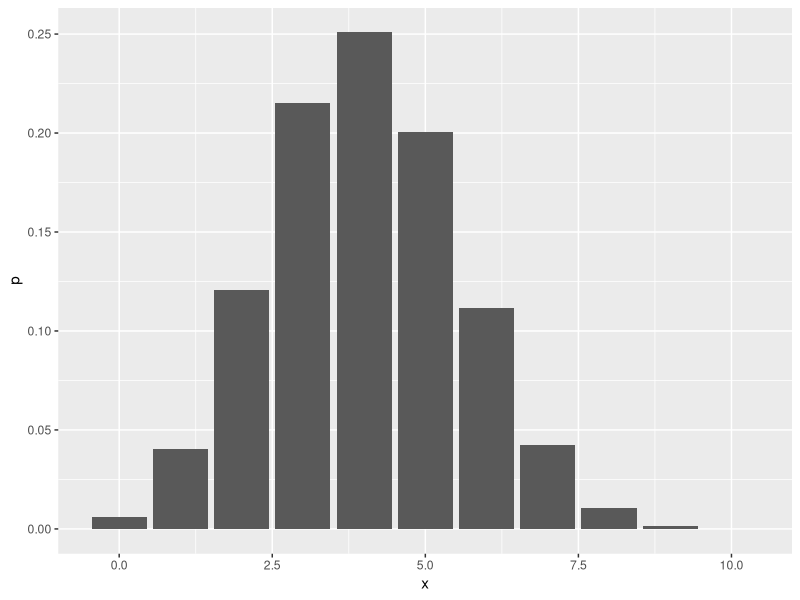
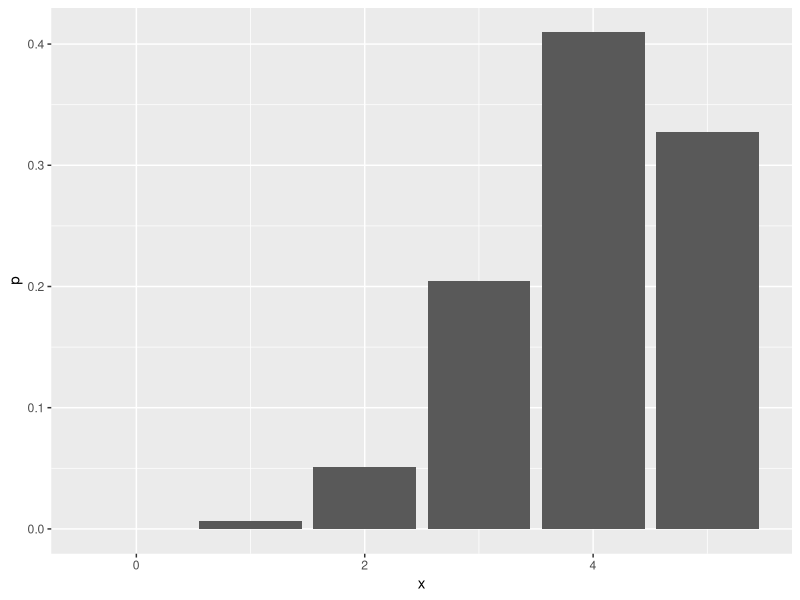
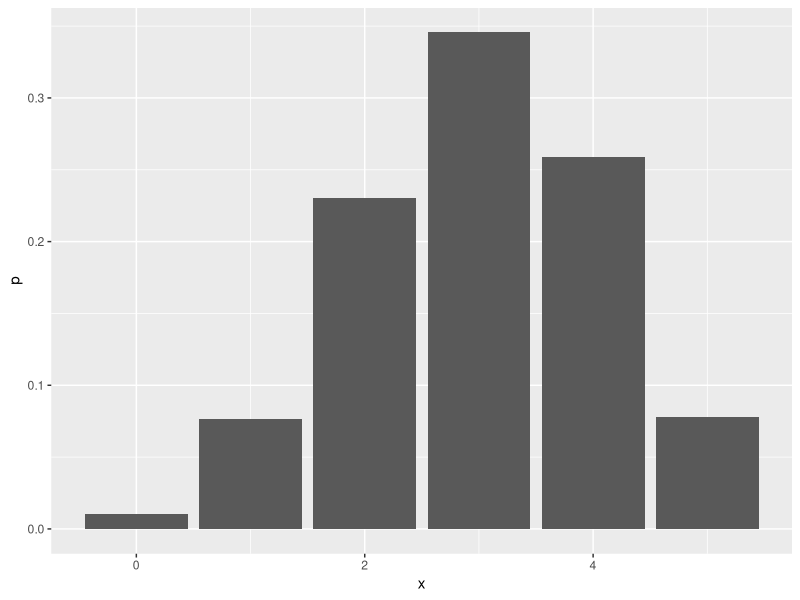
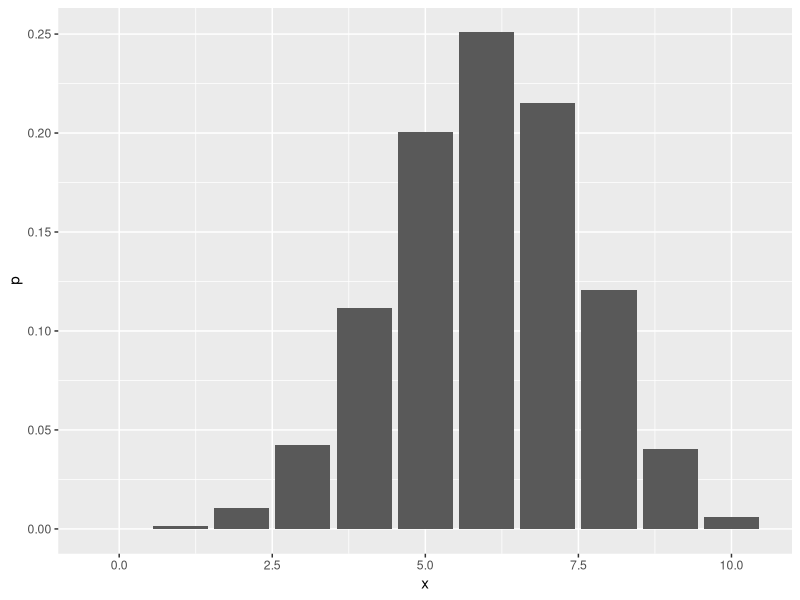
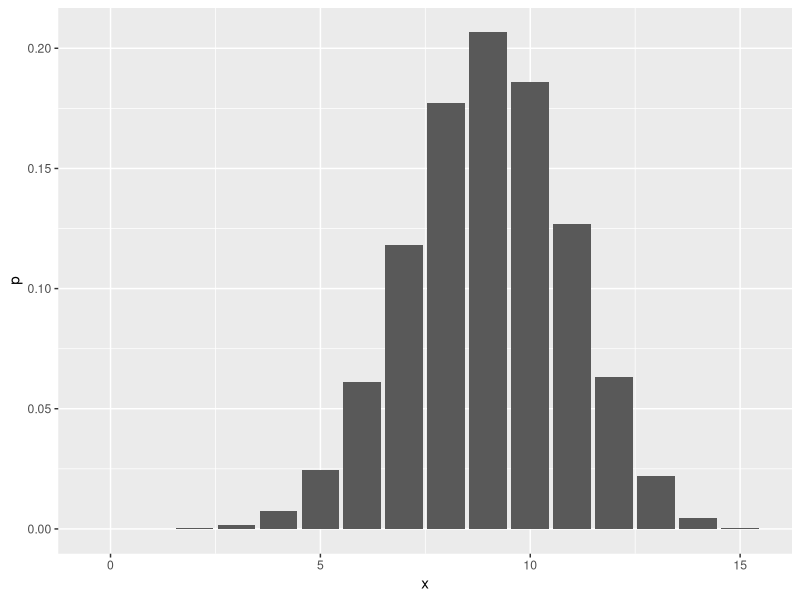
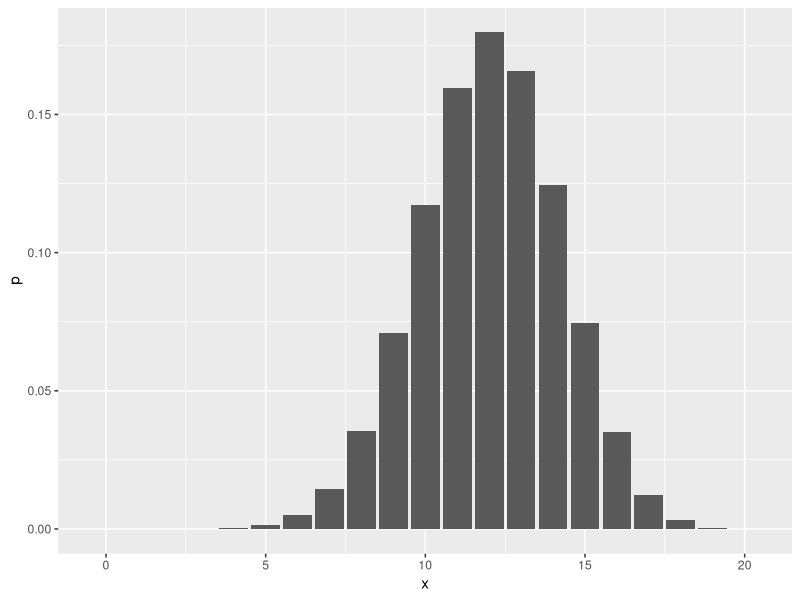
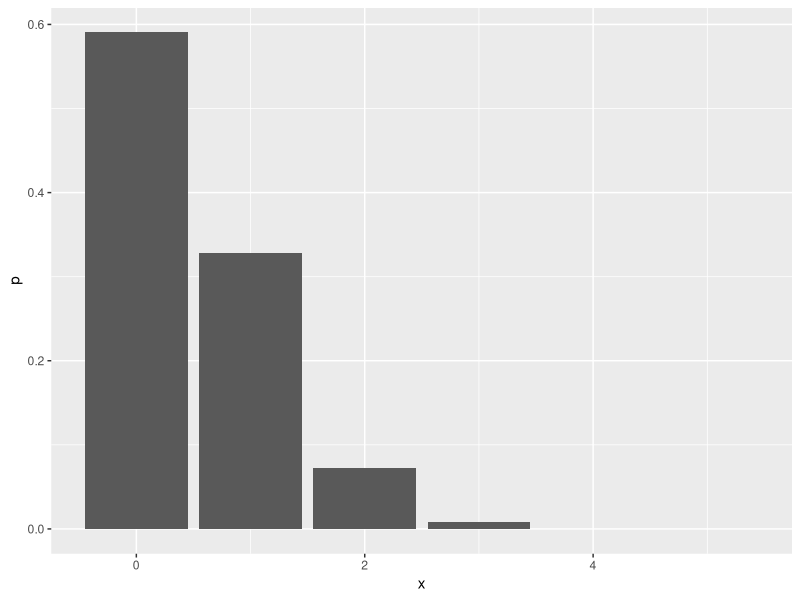
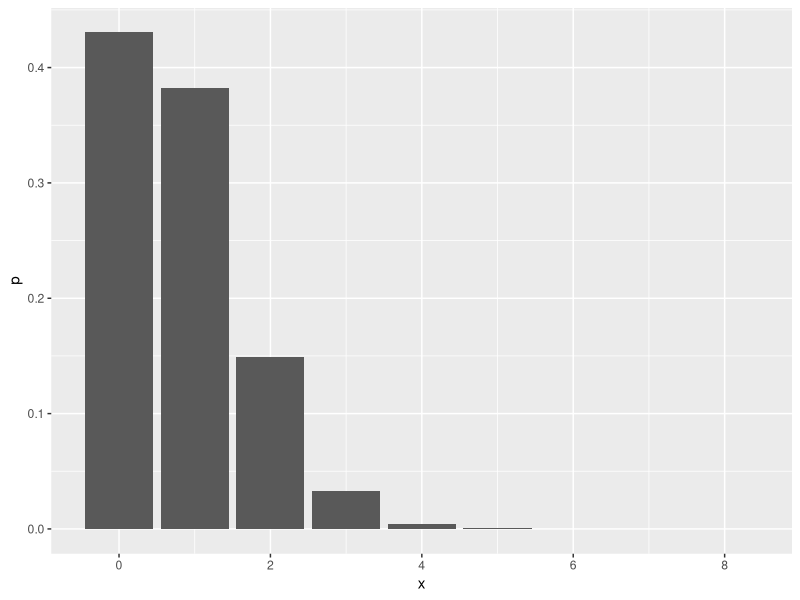

R code for these plots, in order:
## ---- chunk 1
data.frame(x=0:10,p=dbinom(x=0:10,size=10,prob=0.4))
## ---- chunk 2
dbinom(4,size = 10, prob = 0.4)
## ---- chunk 3
1 - pbinom(q=6,size=10,prob=0.4) # How likely are you to score at least 7 goals?
## ---- chunk 4
ppois(4, lambda=2)
## ---- chunk 5
datastuff_polishexercise1 <- data.frame(x=0:10,p=dbinom(x=0:10,size=10,prob=0.4))
datastuff_polishexercise1 # Variable stored for future use, maybe?
## ---- chunk 6
#install just ggplot2:
install.packages("ggplot2")
#activate library
library(ggplot2)
## ---- chunk 7
datastuff_polishexercise1 <- data.frame(x=0:10,p=dbinom(x=0:10,size=10,prob=0.4))
ggplot(data=datastuff_polishexercise1,aes(x=x,y=p)) + geom_col()
## ---- chunk 8
dbinom(6,size = 10, prob = 0.4)
## ---- chunk 9
pbinom(3,size=10,prob=0.4) # How likely are you to score at most 3 goals?
## ---- chunk 10
attempts = 5
p = 0.8
datastuff_polishexercise2 <- data.frame(x=0:attempts,p=dbinom(x=0:attempts,size=attempts,prob=p))
datastuff_polishexercise2
## ---- chunk 11
ggplot(data=datastuff_polishexercise2,aes(x=x,y=p)) + geom_col()
## ---- chunk 12
dbinom(4,size=5,prob=0.8) # How likely are you to hit exactly 4 darts?
## ---- chunk 13
pbinom(3,size=5,prob=0.8) # How likely are you to hit at most 3 darts?
## ---- chunk 14
1 - pbinom((2-1),size=5,prob=0.8) # How likely are you to hit at least 2 darts?
# there's a (2-1) in there, so that i remember that the "q" value should be 1 less than in the question
## ---- chunk 15
attempts = 3 # How many children are there going to be?
girl_p = 0.483 # How likely is it that the child will be a girl?
boy_p = 1 - girl_p # How likely is it that the child will be a boy?

# Distribution
children_dist <- data.frame(x=0:attempts,p=dbinom(x=0:attempts,size=attempts,prob=boy_p))
children_dist

# Expected value E(X)
weighted.mean(children_dist$x, children_dist$p)

# Variance Var(X)
attempts * girl_p * boy_p #n * p * q
## ---- chunk 16
probability = 0.6

# This doesn't work for some reason. 
for(i in c(5,10,15,20)) {
  d <- data.frame(x=0:i,p=dbinom(x=0:i,size=i,prob=probability))
  ggplot(data=d,aes(x=x,y=p)) + geom_col()
}

# Do it manually instead. :(
d1 <- data.frame(x=0:5,p=dbinom(x=0:5,size=5,prob=probability))
ggplot(data=d1,aes(x=x,y=p)) + geom_col()

d2 <- data.frame(x=0:10,p=dbinom(x=0:10,size=10,prob=probability))
ggplot(data=d2,aes(x=x,y=p)) + geom_col()

d3 <- data.frame(x=0:15,p=dbinom(x=0:15,size=15,prob=probability))
ggplot(data=d3,aes(x=x,y=p)) + geom_col()

d4 <- data.frame(x=0:20,p=dbinom(x=0:20,size=20,prob=probability))
ggplot(data=d4,aes(x=x,y=p)) + geom_col()
## ---- chunk 17
white <- 5
black <- 2
attempts <- 3
d <- data.frame(x=0:attempts,p=dbinom(x=0:attempts,size=3,prob=white/(white+black)))
d

##E(X)
weighted.mean(d$x,d$p)
#Var(X)
n <- 3
p <- 5/7
q <- 1 - p
n * p * q
## ---- chunk 18
attempts = 5
works_fine_p = 0.9
needs_fixing_p = 1 - works_fine_p
dist_machines <- data.frame(x=0:attempts,p=dbinom(x=0:attempts,size=attempts,prob=needs_fixing_p))
dist_machines
## ---- chunk 19
ggplot(data=dist_machines,aes(x=x,y=p)) + geom_col()
## ---- chunk 20
dbinom(2,size = attempts, prob = needs_fixing_p)
## ---- chunk 21
pbinom(2,size = attempts, prob = needs_fixing_p)
## ---- chunk 22
# note to self to read tasks carefully
pbinom(1, size = attempts, prob = needs_fixing_p)
## ---- chunk 23
attempts = 5
sick_p = 0.1
healthy_p = 1 - sick_p

dbinom(attempts, size = attempts, prob = healthy_p)
## ---- chunk 24
dbinom(3, size = attempts, prob = sick_p)
## ---- chunk 25
1 - pbinom(2, size = attempts, prob = sick_p)
## ---- chunk 26
attempts = 8
detected_mistake_p = 0.1 # 10 bulbs in a 100 are bad

bulb_dist <- data.frame(x=0:attempts,p=dbinom(x=0:attempts,size=attempts,prob=detected_mistake_p))
bulb_dist
## ---- chunk 27
# P(2 < X <= 5)
sum(dbinom(3:5, size = attempts, prob = detected_mistake_p))
# HARD INEQUALITY (<) means that "q" is 1 closer to X - in this case, q on the left is q+1 because of the hard inequality. if it were on the right, it'd be q-1.
# SOFT INEQUALITY (<=) means that "q" remains the same - in this case, q on the right is just q because of the soft inequality
## ---- chunk 28
# P(X < 4) - another way to phrase this would be:
# What's the probability of detecting less than four (so at most three) light bulbs?
pbinom((4-1), size = attempts, prob = detected_mistake_p)
# remember: (q-1) when there's a hard inequality, regardless of if it's "at least" or "at most"
## ---- chunk 29
ggplot(data=bulb_dist,aes(x=x,y=p)) + geom_col()
## ---- chunk 30
attempts = 6
probability = 0.2

# P(X >= 3) - probability that there will be at least 3 (more than 2) successes
1 - pbinom((3-1), size = attempts, prob = probability)
# "at least 3" so 2-1


# P(X = 2)
dbinom(2,size = attempts, prob = probability)
## ---- chunk 31
attempts = 15
car_p = 0.05

# P(X > 3) - probability that more than 3 cases (at least 4 cases) are going to be car accidents
1 - pbinom(3, size = attempts, prob = car_p)
## ---- chunk 32
ppois(2, lambda=5) # lambda is the expected value
## ---- chunk 33
days_missed <- c(0, 1, 2, 3, 4, 5)
students_amount <- c(30, 110, 50, 40, 15, 5)
d <- data.frame(days=days_missed,students=students_amount)
d
sum(students_amount)

lam <- weighted.mean(d$days,d$students) # Expected value E(X) so it's lambda
print("Teoretyczne")
ceiling(ppois(0,lam) * sum(students_amount))
ceiling(ppois(1,lam) * sum(students_amount)-ppois(0,lam) * sum(students_amount))
ceiling(ppois(2,lam) * sum(students_amount)-ppois(1,lam) * sum(students_amount))
ceiling(ppois(3,lam) * sum(students_amount)-ppois(2,lam) * sum(students_amount))
ceiling(ppois(4,lam) * sum(students_amount)-ppois(3,lam) * sum(students_amount))
ceiling(ppois(5,lam) * sum(students_amount)-ppois(4,lam) * sum(students_amount))
ceiling(ppois(6,lam) * sum(students_amount)-ppois(5,lam) * sum(students_amount))

print("Loop")
# Do loops work in R.cloud?
for (i in 0:6) {
  ceiling(ppois(i,lam) * sum(students_amount)-ppois(i-1,lam) * sum(students_amount))
}
#theory
## ---- chunk 34

## ---- chunk 35

## ---- chunk 36
lam = 4
errors = 3

# 3 or less means that we want the LOWER TAIL of the function (it's the default setting)
ppois(errors, lambda = lam, lower.tail = TRUE)

## ---- chunk 37
lam = 3

# P(X <= 6)
ppois(6, lambda = lam, lower.tail = TRUE) # at MOST 6 (less than 7)

# P(X >= 3)
ppois((3-1), lambda = lam, lower.tail = FALSE) # at LEAST 3 (more than 2)
## ---- chunk 38
# P(X=0) = 0.2
# k = x, ppois = 0.2
# [e^(-lambda)  * lambda^k] / k!
# so:
# [e^(-lambda) * lambda^0] / 0! = 0.2 
# [e^(-lambda) * 1] / 1 = 0.2 
# e^(-lambda) = 0.2
# -log(0.2) = lambda
-log(0.2)
# for Poisson dist E(X) = Var(X)
## ---- chunk 39
lam = 4
#E(X)
lam
#Var(X)
lam

dpois(1,lam)
## ---- chunk 40
ppois(3, lam) # at most 3 (so at least 4)
## ---- chunk 41
ppois(5, lam, lower.tail = FALSE ) # more than 5 (so at least 6)
## ---- chunk 42
lam = 2
ppois(4, lam)
## ---- chunk 43
lam = 4
ppois(2,lam)
## ---- chunk 44
lam = 4
ppois(5,lam,lower.tail = FALSE)
## ---- chunk 45
lam = 4
dpois(2,lam)
## ---- chunk 46
k = 150
prob = 0.004
# [e^(-lambda)  * lambda^k] / k!
# [e^(-lambda) * lambda^1] / 1! = 0.004 
# e^(-lambda) * lambda = 0.004 
# lambda * e^(-lambda) = 0.004
#???
## ---- chunk 47
dp1 <- data.frame(x = 0:20, p = dpois(x=0:20,2))
ggplot(dp1, aes(x=x, y=p)) + geom_col()

dp2 <- data.frame(x = 0:20, p = dpois(x=0:20,5))
ggplot(dp2, aes(x=x, y=p)) + geom_col()

dp3 <- data.frame(x = 0:20, p = dpois(x=0:20,8))
ggplot(dp3, aes(x=x, y=p)) + geom_col()

dp4 <- data.frame(x = 0:20, p = dpois(x=0:20,10))
ggplot(dp4, aes(x=x, y=p)) + geom_col()
        
## ---- chunk 48
### Binomial Distribution
# E(X) = n * p <- attempts * success probability
# Var(X) = n * p * q <- attempts * success probability * failure probability

attempts = 10 #n
succ_prob = 0.4 #p
fail_prob = 1 - succ_prob #q

# Probability of exactly X successes - P(X = exactly something)
# Let's say exactly 4 goals so P(X = 4)
dbinom(4, size = attempts, prob = succ_prob) # <- Dbinom

# Probability of at most 5 goals - P(X <= 5)
pbinom(5, size = attempts, prob = succ_prob) # <- Pbinom

# Probability of at least 7 goals - P(X >= 7)
1 - pbinom(6, size = attempts, prob = succ_prob)

# Distribution function in a table
data.frame(x=0:attempts,p=dbinom(x=0:attempts,size = attempts, prob = succ_prob))
## ---- chunk 49
# P ( X = k) = [e^(-lambda)  * lambda^k] / k!
lamb = 2 #just an example

# E(X) = lambda
# Var(X) = lambda

# Exactly 4 four accidents (successes) = P(X = 4)
dpois(4, lambda = lamb)

# At most 4 accidents = P(P <= 4)
ppois(4, lambda = lamb)

# At least 3 (more than 2) accidents = P(X >= 3) or P(X > 2)
1 - ppois(2, lambda = lamb)
## ---- chunk 50
lamb = 4.5
ex = 3.25

1-ppois(ex, lambda = lamb)

